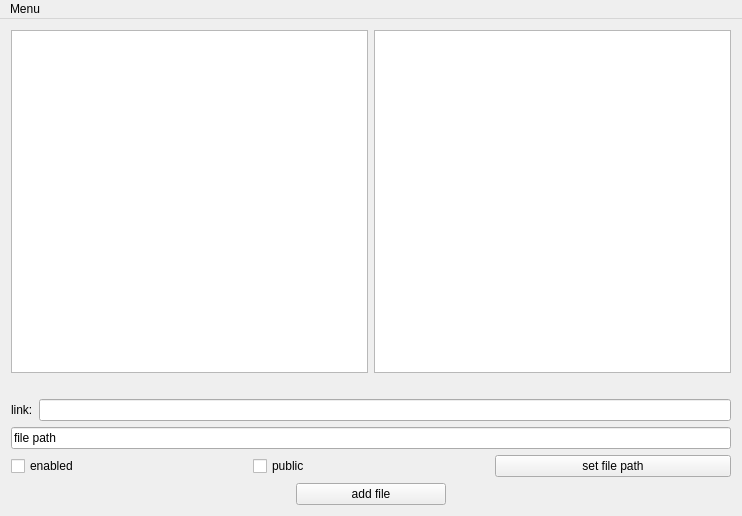
<?xml version="1.0" encoding="UTF-8"?>
<ui version="4.0">
 <class>MainWindow</class>
 <widget class="QMainWindow" name="MainWindow">
  <property name="enabled">
   <bool>true</bool>
  </property>
  <property name="geometry">
   <rect>
    <x>0</x>
    <y>0</y>
    <width>742</width>
    <height>516</height>
   </rect>
  </property>
  <property name="sizePolicy">
   <sizepolicy hsizetype="Preferred" vsizetype="Preferred">
    <horstretch>0</horstretch>
    <verstretch>0</verstretch>
   </sizepolicy>
  </property>
  <property name="windowTitle">
   <string>MainWindow</string>
  </property>
  <widget class="QWidget" name="centralWidget">
   <property name="sizePolicy">
    <sizepolicy hsizetype="Expanding" vsizetype="Expanding">
     <horstretch>0</horstretch>
     <verstretch>0</verstretch>
    </sizepolicy>
   </property>
   <property name="maximumSize">
    <size>
     <width>16777215</width>
     <height>16777215</height>
    </size>
   </property>
   <layout class="QVBoxLayout" name="verticalLayout_3">
    <item>
     <layout class="QHBoxLayout" name="horizontalLayout_3">
      <item>
       <widget class="QTableView" name="filesView">
        <property name="editTriggers">
         <set>QAbstractItemView::NoEditTriggers</set>
        </property>
        <property name="selectionBehavior">
         <enum>QAbstractItemView::SelectRows</enum>
        </property>
       </widget>
      </item>
      <item>
       <widget class="QTableView" name="dl_logView">
        <property name="editTriggers">
         <set>QAbstractItemView::NoEditTriggers</set>
        </property>
        <property name="tabKeyNavigation">
         <bool>true</bool>
        </property>
        <property name="showDropIndicator" stdset="0">
         <bool>true</bool>
        </property>
        <property name="selectionBehavior">
         <enum>QAbstractItemView::SelectRows</enum>
        </property>
       </widget>
      </item>
     </layout>
    </item>
    <item>
     <spacer name="horizontalSpacer">
      <property name="orientation">
       <enum>Qt::Horizontal</enum>
      </property>
      <property name="sizeHint" stdset="0">
       <size>
        <width>40</width>
        <height>20</height>
       </size>
      </property>
     </spacer>
    </item>
    <item>
     <layout class="QHBoxLayout" name="horizontalLayout_4">
      <item>
       <widget class="QLabel" name="label">
        <property name="text">
         <string>link:</string>
        </property>
       </widget>
      </item>
      <item>
       <widget class="QLineEdit" name="linkEdit">
        <property name="readOnly">
         <bool>true</bool>
        </property>
       </widget>
      </item>
     </layout>
    </item>
    <item>
     <widget class="QLineEdit" name="path">
      <property name="text">
       <string>file path</string>
      </property>
      <property name="readOnly">
       <bool>true</bool>
      </property>
     </widget>
    </item>
    <item>
     <layout class="QHBoxLayout" name="horizontalLayout">
      <item>
       <widget class="QCheckBox" name="enabledCheck">
        <property name="text">
         <string>enabled</string>
        </property>
       </widget>
      </item>
      <item>
       <widget class="QCheckBox" name="publicCheck">
        <property name="text">
         <string>public</string>
        </property>
       </widget>
      </item>
      <item>
       <widget class="QPushButton" name="pathButton">
        <property name="text">
         <string>set file path</string>
        </property>
       </widget>
      </item>
     </layout>
    </item>
    <item>
     <layout class="QHBoxLayout" name="horizontalLayout_2">
      <item>
       <widget class="QPushButton" name="addButton">
        <property name="maximumSize">
         <size>
          <width>150</width>
          <height>60</height>
         </size>
        </property>
        <property name="text">
         <string>add file</string>
        </property>
       </widget>
      </item>
     </layout>
    </item>
   </layout>
  </widget>
  <widget class="QMenuBar" name="menuBar">
   <property name="geometry">
    <rect>
     <x>0</x>
     <y>0</y>
     <width>742</width>
     <height>20</height>
    </rect>
   </property>
   <widget class="QMenu" name="menuMenu">
    <property name="title">
     <string>Menu</string>
    </property>
    <addaction name="actionRefresh_ip"/>
   </widget>
   <addaction name="menuMenu"/>
  </widget>
  <action name="actionRefresh_ip">
   <property name="text">
    <string>Refresh ip</string>
   </property>
  </action>
 </widget>
 <layoutdefault spacing="6" margin="11"/>
 <resources/>
 <connections/>
</ui>
